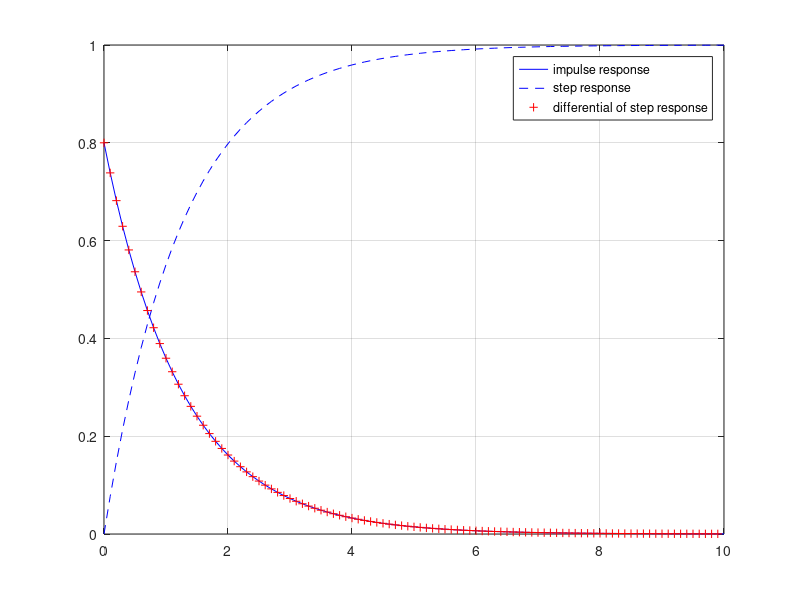
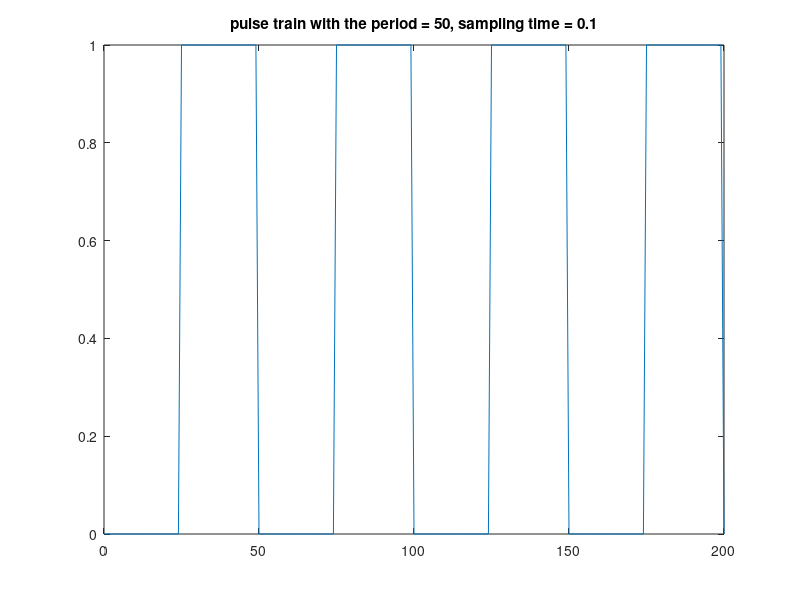
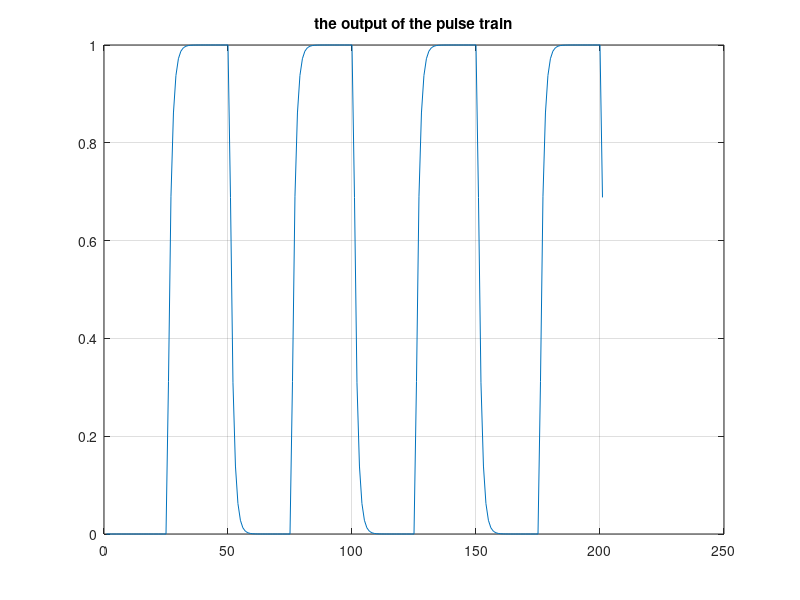

Write MATLAB code to recreate these figures, in order.


%% ex.2.2 system response method
% (1/k) (dy/dt) + y = u
%state space model
% x = y, --> (dx)/(dt) = -kx + u , y = kx + u
% parameters
clear all
clf
K=0.8;
A= -K;B=1;C=K;D=0;

% sate- space model 
sys1 =ss(A,B,C,D);

% transfer function model
num = [K]; den=[K 1];

sy2= tf(num,den);

% ss to tf
[b,a]=ss2tf(A,B,C,D) 

% tf to ss
[A,B,C,D] = tf2ss(b,a)

% impulse response
%t = linspace(0,10,10);
t=0:0.1:10;
g = impulse(sys1,t);

figure(1)
plot(t,g,'b')   %plot
hold on
grid on
%axis([-1 11 -1 1.2])
%%  step response
y=step(sys1,t) ;
plot( t,y,'b--')  % plot

% estimate impulse rsponse using step input
initial =0;
yd = diff(y);
yd_scale =g(1)/yd(1)*yd + initial;
plot(t(1:100),yd_scale,'r+')  %plot
%axis([0 10 0 1])
legend('impulse response ','step response','differential of step response')
%% rising time = (1/e)*steady state value 

%t = 0 : 0.01 :200;         
%u=pulstran(t,d,@rectpuls,30)';
[u,t]=gensig('square',50,200,1);
figure(2)
plot(t,u); 
title('pulse train with the period = 50, sampling time = 0.1')
%axis([0 0.001 0 1.5])

figure(3)
ylsim=lsim(sys1,u,t);
plot(ylsim); grid on
title('the output of the pulse train')

